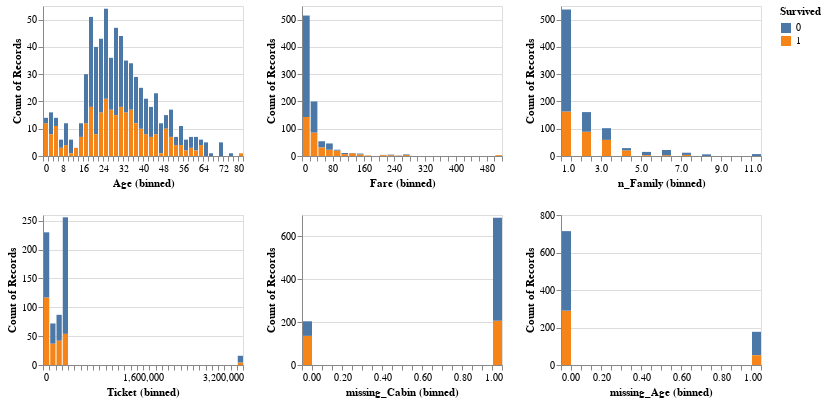

Notebook code for this chart:
### Markdown cell above
# EDA

### Code cell
alt.Chart(train_df).mark_bar().encode(
    alt.X(alt.repeat(), type='quantitative', bin=alt.Bin(maxbins=40)),
    y='count()',
    fill='Survived'
).properties(
    width=200,
    height=150
).repeat(
    ['Age', 'Fare', 'n_Family', 'Ticket', 'missing_Cabin', 'missing_Age'],
    columns=3
)

### Figure 1 — Vega-Lite specification as saved in the notebook (floating-point values rounded to 4 significant figures; data arrays with more than 128 entries replaced by an {"elided": "..."} marker saying what was removed)
{"$schema": "https://vega.github.io/schema/vega-lite/v4.8.1.json", "columns": 3, "config": {"view": {"continuousHeight": 300, "continuousWidth": 400}}, "datasets": {"data-df9b6cd13b634d0673a7009d0de1e2ea": {"elided": "891 records"}}, "repeat": ["Age", "Fare", "n_Family", "Ticket", "missing_Cabin", "missing_Age"], "spec": {"data": {"name": "data-df9b6cd13b634d0673a7009d0de1e2ea"}, "encoding": {"fill": {"field": "Survived", "type": "nominal"}, "x": {"bin": {"maxbins": 40}, "field": {"repeat": "repeat"}, "type": "quantitative"}, "y": {"aggregate": "count", "type": "quantitative"}}, "height": 150, "mark": "bar", "width": 200}}
